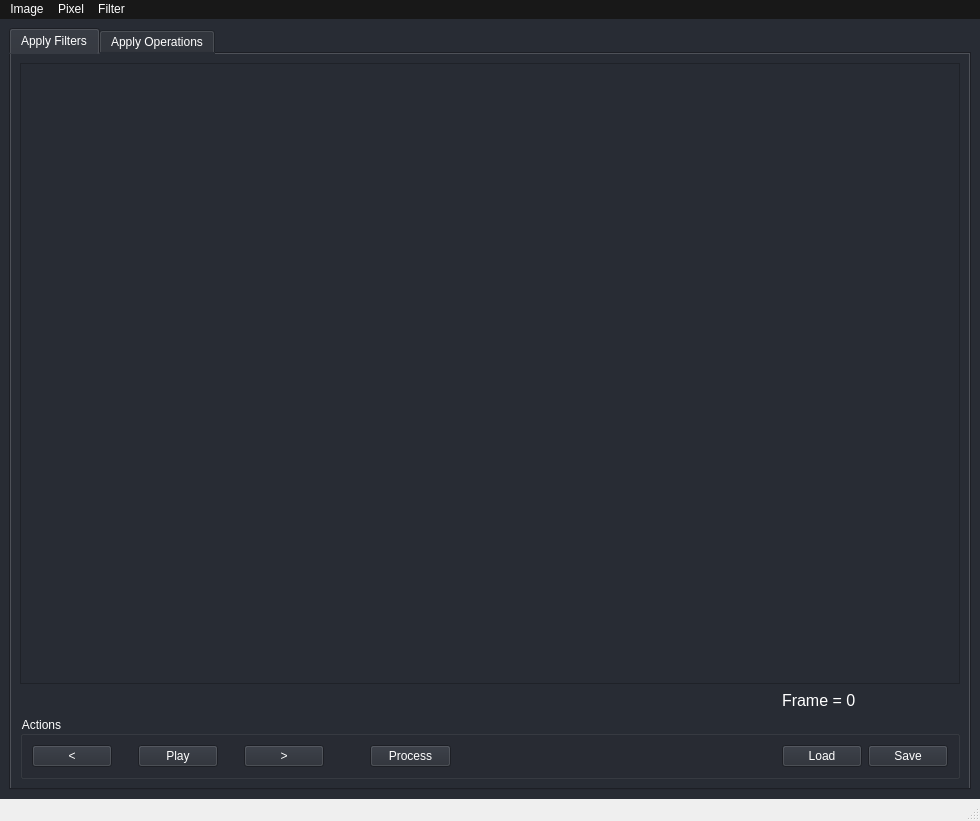
<?xml version="1.0" encoding="UTF-8"?>
<ui version="4.0">
 <class>MainWindow</class>
 <widget class="QMainWindow" name="MainWindow">
  <property name="geometry">
   <rect>
    <x>0</x>
    <y>0</y>
    <width>980</width>
    <height>821</height>
   </rect>
  </property>
  <property name="cursor">
   <cursorShape>CrossCursor</cursorShape>
  </property>
  <property name="windowTitle">
   <string>MainWindow</string>
  </property>
  <property name="layoutDirection">
   <enum>Qt::LeftToRight</enum>
  </property>
  <property name="autoFillBackground">
   <bool>true</bool>
  </property>
  <property name="styleSheet">
   <string notr="true"/>
  </property>
  <widget class="QWidget" name="centralwidget">
   <property name="sizePolicy">
    <sizepolicy hsizetype="Expanding" vsizetype="Expanding">
     <horstretch>0</horstretch>
     <verstretch>0</verstretch>
    </sizepolicy>
   </property>
   <property name="minimumSize">
    <size>
     <width>980</width>
     <height>780</height>
    </size>
   </property>
   <property name="maximumSize">
    <size>
     <width>640</width>
     <height>480</height>
    </size>
   </property>
   <property name="styleSheet">
    <string notr="true">background-color: rgb(40, 44, 52); 
 </string>
   </property>
   <layout class="QVBoxLayout" name="verticalLayout_10">
    <property name="sizeConstraint">
     <enum>QLayout::SetMinAndMaxSize</enum>
    </property>
    <item>
     <widget class="QTabWidget" name="tabWidget">
      <property name="styleSheet">
       <string notr="true">color:rgb(255, 255, 255)</string>
      </property>
      <property name="currentIndex">
       <number>0</number>
      </property>
      <widget class="QWidget" name="object_detection_tab">
       <attribute name="title">
        <string>Apply Filters</string>
       </attribute>
       <layout class="QVBoxLayout" name="verticalLayout_2" stretch="3,0,0">
        <item>
         <layout class="QHBoxLayout" name="video_HLayout" stretch="3">
          <property name="spacing">
           <number>6</number>
          </property>
          <property name="sizeConstraint">
           <enum>QLayout::SetMinAndMaxSize</enum>
          </property>
          <property name="leftMargin">
           <number>0</number>
          </property>
          <property name="rightMargin">
           <number>0</number>
          </property>
          <item>
           <widget class="QScrollArea" name="scroll_area_video">
            <property name="sizePolicy">
             <sizepolicy hsizetype="Preferred" vsizetype="Preferred">
              <horstretch>0</horstretch>
              <verstretch>0</verstretch>
             </sizepolicy>
            </property>
            <property name="acceptDrops">
             <bool>true</bool>
            </property>
            <property name="widgetResizable">
             <bool>true</bool>
            </property>
            <property name="alignment">
             <set>Qt::AlignCenter</set>
            </property>
            <widget class="QWidget" name="scroll_area_contents_video">
             <property name="geometry">
              <rect>
               <x>458</x>
               <y>302</y>
               <width>18</width>
               <height>18</height>
              </rect>
             </property>
             <property name="sizePolicy">
              <sizepolicy hsizetype="Fixed" vsizetype="Fixed">
               <horstretch>0</horstretch>
               <verstretch>0</verstretch>
              </sizepolicy>
             </property>
             <layout class="QVBoxLayout" name="verticalLayout_3"/>
            </widget>
           </widget>
          </item>
         </layout>
        </item>
        <item>
         <layout class="QHBoxLayout" name="frame_info_HLayout" stretch="8,2">
          <item>
           <spacer name="horizontalSpacer_5">
            <property name="orientation">
             <enum>Qt::Horizontal</enum>
            </property>
            <property name="sizeHint" stdset="0">
             <size>
              <width>40</width>
              <height>20</height>
             </size>
            </property>
           </spacer>
          </item>
          <item>
           <widget class="QLabel" name="frame_label">
            <property name="font">
             <font>
              <pointsize>12</pointsize>
             </font>
            </property>
            <property name="text">
             <string>Frame = 0</string>
            </property>
            <property name="alignment">
             <set>Qt::AlignLeading|Qt::AlignLeft|Qt::AlignVCenter</set>
            </property>
            <property name="indent">
             <number>10</number>
            </property>
           </widget>
          </item>
         </layout>
        </item>
        <item>
         <widget class="QGroupBox" name="actions_group_box">
          <property name="title">
           <string>Actions</string>
          </property>
          <layout class="QVBoxLayout" name="verticalLayout_15">
           <item>
            <layout class="QHBoxLayout" name="actions_HLayout" stretch="1,0,0,0,1,0,1,4,0,0">
             <item>
              <widget class="QPushButton" name="btn_prev">
               <property name="sizePolicy">
                <sizepolicy hsizetype="Fixed" vsizetype="Fixed">
                 <horstretch>0</horstretch>
                 <verstretch>0</verstretch>
                </sizepolicy>
               </property>
               <property name="text">
                <string>&lt;</string>
               </property>
              </widget>
             </item>
             <item>
              <spacer name="horizontalSpacer">
               <property name="orientation">
                <enum>Qt::Horizontal</enum>
               </property>
               <property name="sizeHint" stdset="0">
                <size>
                 <width>20</width>
                 <height>20</height>
                </size>
               </property>
              </spacer>
             </item>
             <item>
              <widget class="QPushButton" name="btn_play">
               <property name="text">
                <string>Play</string>
               </property>
              </widget>
             </item>
             <item>
              <spacer name="horizontalSpacer_4">
               <property name="orientation">
                <enum>Qt::Horizontal</enum>
               </property>
               <property name="sizeHint" stdset="0">
                <size>
                 <width>20</width>
                 <height>20</height>
                </size>
               </property>
              </spacer>
             </item>
             <item>
              <widget class="QPushButton" name="btn_next">
               <property name="sizePolicy">
                <sizepolicy hsizetype="Fixed" vsizetype="Fixed">
                 <horstretch>0</horstretch>
                 <verstretch>0</verstretch>
                </sizepolicy>
               </property>
               <property name="text">
                <string>&gt;</string>
               </property>
              </widget>
             </item>
             <item>
              <spacer name="horizontalSpacer_2">
               <property name="orientation">
                <enum>Qt::Horizontal</enum>
               </property>
               <property name="sizeHint" stdset="0">
                <size>
                 <width>40</width>
                 <height>20</height>
                </size>
               </property>
              </spacer>
             </item>
             <item>
              <widget class="QPushButton" name="btn_process">
               <property name="text">
                <string>Process</string>
               </property>
              </widget>
             </item>
             <item>
              <spacer name="horizontalSpacer_3">
               <property name="orientation">
                <enum>Qt::Horizontal</enum>
               </property>
               <property name="sizeHint" stdset="0">
                <size>
                 <width>40</width>
                 <height>20</height>
                </size>
               </property>
              </spacer>
             </item>
             <item>
              <widget class="QPushButton" name="btn_load">
               <property name="text">
                <string>Load</string>
               </property>
              </widget>
             </item>
             <item>
              <widget class="QPushButton" name="btn_save_2">
               <property name="text">
                <string>Save</string>
               </property>
              </widget>
             </item>
            </layout>
           </item>
          </layout>
         </widget>
        </item>
       </layout>
      </widget>
      <widget class="QWidget" name="tab_2">
       <attribute name="title">
        <string>Apply Operations</string>
       </attribute>
       <layout class="QVBoxLayout" name="verticalLayout" stretch=""/>
      </widget>
     </widget>
    </item>
   </layout>
  </widget>
  <widget class="QMenuBar" name="menubar">
   <property name="geometry">
    <rect>
     <x>0</x>
     <y>0</y>
     <width>980</width>
     <height>21</height>
    </rect>
   </property>
   <property name="styleSheet">
    <string notr="true">color:rgb(255, 255, 255);background-color: rgb(24, 24,24); 
 </string>
   </property>
   <widget class="QMenu" name="menu_image">
    <property name="styleSheet">
     <string notr="true">color:rgb(255, 255, 255);</string>
    </property>
    <property name="title">
     <string>Image</string>
    </property>
    <addaction name="btn_open"/>
    <addaction name="btn_save"/>
    <addaction name="btn_copy_img"/>
   </widget>
   <widget class="QMenu" name="menu_pixel">
    <property name="styleSheet">
     <string notr="true">color:rgb(255, 255, 255);</string>
    </property>
    <property name="title">
     <string>Pixel</string>
    </property>
    <addaction name="btn_modify_pixel"/>
   </widget>
   <widget class="QMenu" name="menu_filter">
    <property name="title">
     <string>Filter</string>
    </property>
    <widget class="QMenu" name="btn_point_Operators">
     <property name="title">
      <string>Point Operators</string>
     </property>
     <addaction name="btn_gamma_filter"/>
     <addaction name="btn_thresholding_filter"/>
     <addaction name="btn_negative_filter"/>
    </widget>
    <widget class="QMenu" name="menuNoise">
     <property name="title">
      <string>Noise</string>
     </property>
     <addaction name="btn_gauss_noise"/>
     <addaction name="btn_rayleigh_noise"/>
     <addaction name="btn_exponential_noise"/>
     <addaction name="btn_salt_pepper_noise"/>
    </widget>
    <widget class="QMenu" name="menuSpatial_Domain">
     <property name="title">
      <string>Spatial Domain</string>
     </property>
     <addaction name="btn_mean_mask"/>
     <addaction name="btn_gauss_mask"/>
     <addaction name="btn_median_mask"/>
     <addaction name="btn_weighted_median_mask"/>
     <addaction name="btn_border_mask"/>
    </widget>
    <addaction name="btn_point_Operators"/>
    <addaction name="menuNoise"/>
    <addaction name="menuSpatial_Domain"/>
    <addaction name="btn_equalization"/>
   </widget>
   <addaction name="menu_image"/>
   <addaction name="menu_pixel"/>
   <addaction name="menu_filter"/>
  </widget>
  <widget class="QStatusBar" name="statusbar"/>
  <action name="btn_open">
   <property name="text">
    <string>Open</string>
   </property>
  </action>
  <action name="btn_save">
   <property name="text">
    <string>Save</string>
   </property>
  </action>
  <action name="btn_show_pixel_value">
   <property name="text">
    <string>Show Value</string>
   </property>
  </action>
  <action name="btn_modify_pixel">
   <property name="text">
    <string>Modify Value</string>
   </property>
  </action>
  <action name="btn_copy_img">
   <property name="text">
    <string>Copy to another img</string>
   </property>
  </action>
  <action name="btn_gamma_filter">
   <property name="text">
    <string>Gamma</string>
   </property>
  </action>
  <action name="btn_thresholding_filter">
   <property name="text">
    <string>Thresholding</string>
   </property>
  </action>
  <action name="btn_negative_filter">
   <property name="text">
    <string>Negative</string>
   </property>
  </action>
  <action name="btn_gauss_noise">
   <property name="text">
    <string>Gauss</string>
   </property>
  </action>
  <action name="btn_rayleigh_noise">
   <property name="text">
    <string>Rayleigh</string>
   </property>
  </action>
  <action name="btn_exponential_noise">
   <property name="text">
    <string>Exponential</string>
   </property>
  </action>
  <action name="btn_salt_pepper_noise">
   <property name="text">
    <string>Salt and Pepper</string>
   </property>
  </action>
  <action name="btn_mean_mask">
   <property name="text">
    <string>Mean Mask</string>
   </property>
  </action>
  <action name="btn_gauss_mask">
   <property name="text">
    <string>Gauss Mask</string>
   </property>
  </action>
  <action name="btn_median_mask">
   <property name="text">
    <string>Median Mask</string>
   </property>
  </action>
  <action name="btn_weighted_median_mask">
   <property name="text">
    <string>Weighted Median Mask</string>
   </property>
  </action>
  <action name="btn_border_mask">
   <property name="text">
    <string>Border Mask</string>
   </property>
  </action>
  <action name="btn_equalization">
   <property name="text">
    <string>Equalization</string>
   </property>
  </action>
 </widget>
 <resources/>
 <connections/>
</ui>
